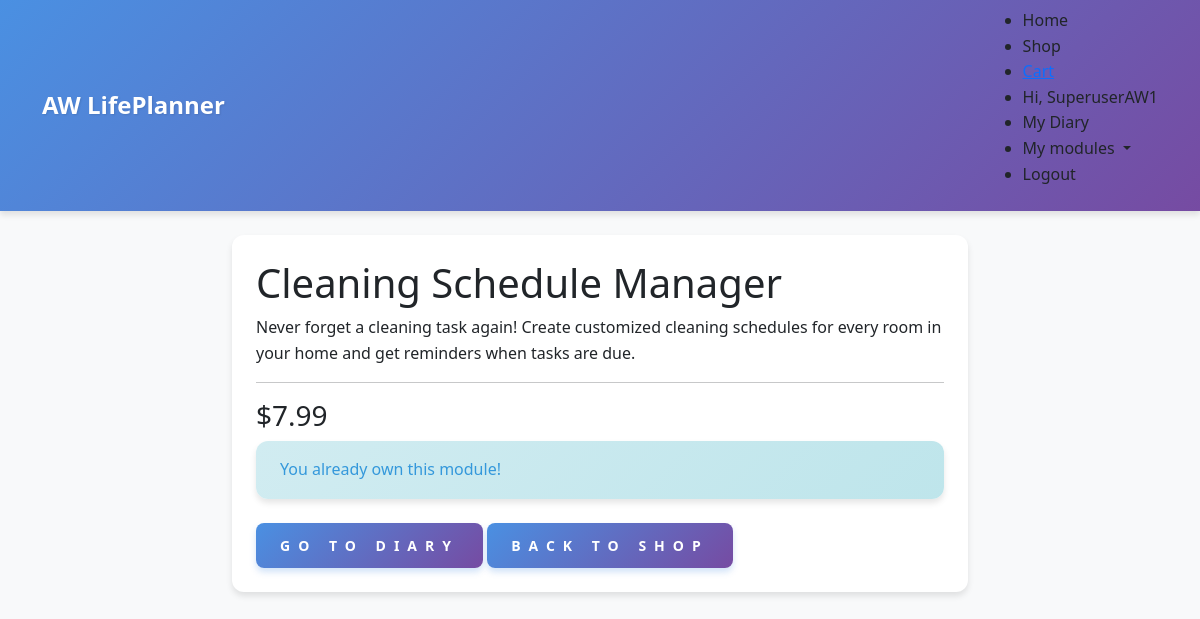
Screenshot of /shop/2/ (signed in) with the database file from the repository.
### shop/models.py (models this page shows, shortened)
class Module(models.Model):
    MODULE_TYPES = [
        ('meal_planner', 'Meal Planner'),
        ('cleaning_schedule', 'Cleaning Schedule'),
        ('stickers', 'Digital Stickers'),
        ('habit_tracker', 'Habit Tracker'),
    ]
    category = models.ForeignKey('Category', null=True, blank=True, on_delete=models.SET_NULL)
    name = models.CharField(max_length=254)
    module_type = models.CharField(max_length=50, choices=MODULE_TYPES)
    description = models.TextField()
    price = models.DecimalField(max_digits=6, decimal_places=2)
    image = models.ImageField(null=True, blank=True)  # ändrat från images

### shop/views.py (the view)
# urls.py: path('<int:module_id>/', views.module_detail, name='module_detail'),
@login_required
def module_detail(request, module_id):
    module = get_object_or_404(Module, pk=module_id)
    user_owns_module = UserModule.objects.filter(
        user=request.user,
        module=module
    ).exists()
    context = {
        'module': module,
        'user_owns_module': user_owns_module,
    }
    return render(request, 'shop/module_detail.html', context)

### shop/templates/shop/module_detail.html (shortened to what this page needs)
{% extends 'base.html' %}
{% block content %}
    <div class="row">
        <div class="col-md-8 mx-auto">
            <div class="card">
                <div class="card-body">
                    <h1>{{ module.name }}</h1>
                    <p>{{ module.description }}</p>
                    <hr>
                    <h3>${{ module.price }}</h3>
                    {% if user_owns_module %}
                        <p class="alert alert-info">You already own this module!</p>
                        <a href="{% url 'diary:diary_home' %}" class="btn btn-primary" >Go to Diary</a>
                    {% else %}
                        <p>Ready to enhance your diary experiene?</p>
                        <form action="{% url 'shop:add_to_cart' module.id %}" method="post">
                            {% csrf_token %}
                            <button type="submit" class="btn btn-primary">Add to Cart</button>
                        </form>
                    {% endif %}
                    <a href="{% url 'shop:modules' %}" class="btn btn-primary">Back to Shop</a>
                </div>
            </div>
        </div>
    </div>
{% endblock %}

### templates/base.html (shortened to what this page needs)
{% load static %}
<!DOCTYPE html>
<html lang="en">
<head>
    <link href="https://cdn.jsdelivr.net/npm/bootstrap@5.3.0/dist/css/bootstrap.min.css" rel="stylesheet">
    <link rel="stylesheet" href="{% static 'css/main.css' %}">
</head>
<body>
    <nav class="navbar navbar-expand-lg navbar-light bg-ligth">
        <div class="container">
            <a href="/" class="navbar-brand">AW LifePlanner</a>
            <div class="collaps navbar-collapes" id="navbarNav" >
                <ul class="nabar-nav ms-auto">
                    <li class="nav-item">
                        <a href="/" class="nav-link">Home</a>
                    </li>
                    <li class="nav-item">
                        <a href="{% url 'shop:modules' %}" class="nav-link">Shop</a>
                    </li>
                    {% if user.is_authenticated %}
                        <li class="nav-item">
                            <a href="{% url 'shop:view_cart' %}">
                            </a>
                        </li>
                        <li class="nav-item">
                            <a href="#" class="nav-link">Hi, {{ user.username }}</a>
                        </li>
                        <li class="nav-item">
                            <a class="nav-link" href="{% url 'diary:diary_home' %}">My Diary</a>
                        </li>
                        {% if user.is_authenticated %}
                            {% if user.usermodule_set.exists %}
                                <li class="nav-item dropdown">
                                    <a href="#" id="modulesDropdown" role="button" class="nav-link dropdown-toggle" data-bs-toggle="dropdown">
                                        My modules
                                    </a>
                                </li>
                            {% endif %}
                        {% endif %}
                        <li class="nav-item">
                            <a href="{% url 'account_logout' %}" class="nav-link">Logout</a>
                        </li>
                    {% endif %}
                </ul>
            </div>
        </div>
    </nav>
    <main class="container my-4">
        {%  block content %}
        {% endblock %}
    </main>
</body>
</html>

### static/css/main.css (style rules this page uses)
:root { --primary-color: #4a90e2; --secondary-color: #f39c12; --success-color: #27ae60; --danger-color: #e74c3c; --warning-color: #f1c40f; --info-color: #3498db; --light-color: #ecf0f1; --dark-color: #2c3e50; --gradient-primary: linear-gradient(135deg, var(--primary-color) 0%, #764ba2 100%); --gradient-success: linear-gradient(135deg, var(--success-color) 0%, #20c997 100%); --gradient-danger: linear-gradient(135deg, var(--danger-color) 0%, #fd7e14 100%); --shadow-soft: 0 4px 6px rgba(0, 0, 0, 0.1); --shadow-hover: 0 8px 15px rgba(0, 0, 0, 0.15); --border-radius: 0.75rem; --transition: all 0.3s ease; }
body { font-family: segoe UI, Tahoma, Geneva, Verdana, sans-seif; background-color: #f8f9fa; line-height: 1.6; }
.navbar { box-shadow: var(--shadow-soft); background: var(--gradient-primary) !important; }
.navbar-brand { font-weight: bold; color: white !important; font-size: 1.5rem; text-shadow: 1px 1px 2px rgba(0, 0, 0, 0.1); }
.card { border: none; box-shadow: var(--shadow-soft); transition: var(--transition); margin-bottom: 1.5rem; border-radius: var(--border-radius); overflow: hidden; }
.card-body { padding: 1.5rem; }
.btn { border-radius: 0.5rem; font-weight: 600; padding: 0.75rem 1.5rem; transition: var(--transition); text-transform: uppercase; letter-spacing: 0.5rem; font-size: 0.875rem; }
.btn-primary { background: var(--gradient-primary); border: none; box-shadow: 0 4px 6px rgba(74, 144, 226, 0.25); }
.alert { border: none; border-radius: var(--border-radius); padding: 1rem 1.5rem; margin-bottom: 1.5rem; box-shadow: var(--shadow-soft); }
.alert-info { background: linear-gradient(135deg, #d1ecf1 0%, #bee5eb 100%); color: var(--info-color); }

### rows the page displays
Module: name "Cleaning Schedule Manager", description "Never forget a cleaning task again! Create customized cleaning schedules for every room in your home and get reminders when tasks are due.", price "7.99"

### other values shown
{{ user.username }} "SuperuserAW1"
